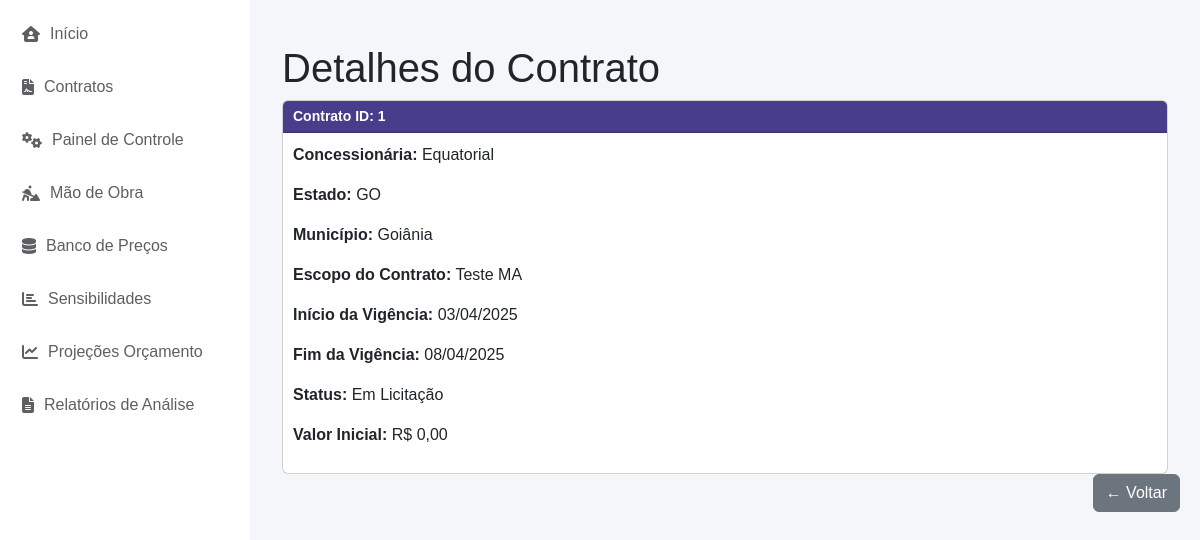
/cad_contrato/detalhes-contrato/1/, run on an earlier commit of the app's database.
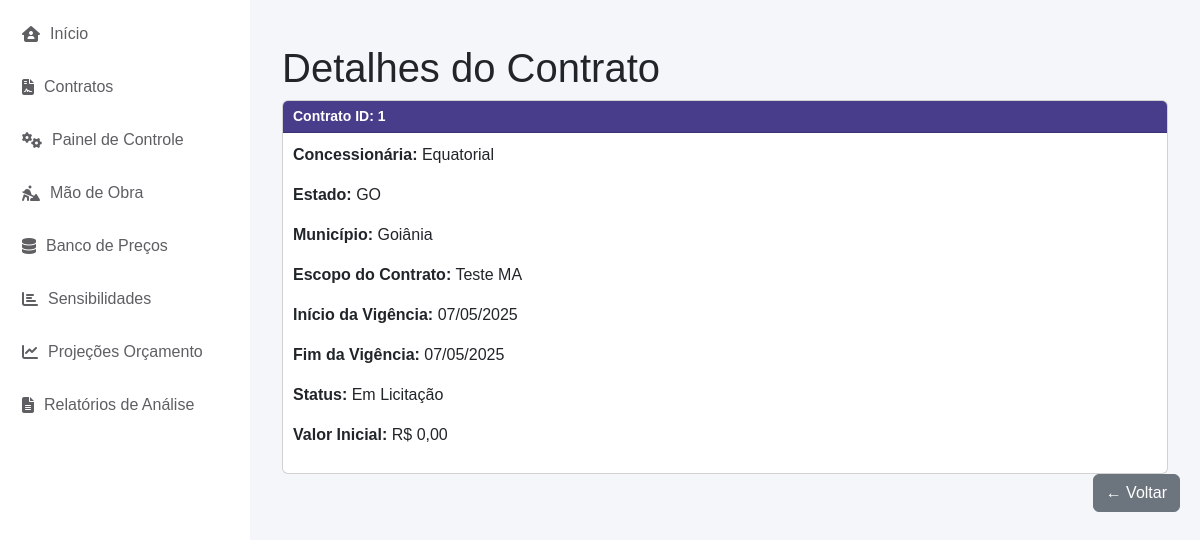
And on a later commit of the database.
### cad_contrato/models.py (models this page shows, shortened)
class CadastroContrato(models.Model):
    ESTADOS_CHOICES = [
        ('AC', 'Acre'),
        ('AL', 'Alagoas'),
        ('AP', 'Amapá'),
        ('AM', 'Amazonas'),
        ('BA', 'Bahia'),
        ('CE', 'Ceará'),
        ('DF', 'Distrito Federal'),
        ('ES', 'Espírito Santo'),
        ('GO', 'Goiás'),
        ('MA', 'Maranhão'),
        ('MT', 'Mato Grosso'),
        ('MS', 'Mato Grosso do Sul'),
        ('MG', 'Minas Gerais'),
        ('PA', 'Pará'),
        ('PB', 'Paraíba'),
        ('PR', 'Paraná'),
        ('PE', 'Pernambuco'),
        ('PI', 'Piauí'),
        ('RJ', 'Rio de Janeiro'),
        ('RN', 'Rio Grande do Norte'),
        ('RS', 'Rio Grande do Sul'),
        ('RO', 'Rondônia'),
        ('RR', 'Roraima'),
        ('SC', 'Santa Catarina'),
        ('SP', 'São Paulo'),
        ('SE', 'Sergipe'),
        ('TO', 'Tocantins'),
    ]
    STATUS_CHOICES = [
        ('EM_LICITACAO', 'Em Licitação'),
        ('EM_RENOVACAO', 'Em Renovação'),
        ('ATIVO', 'Ativo'),
        ('ENCERRADO', 'Encerrado'),
    ]
    contrato = models.AutoField(primary_key=True)
    concessionaria = models.CharField(max_length=100, default='Equatorial')
    estado = models.CharField(max_length=2, choices=ESTADOS_CHOICES, default='GO')
    municipio = models.CharField(max_length=100, default='Goiânia')
    escopo_contrato = models.CharField(max_length=255)
    inicio_vigencia_contrato = models.DateField(default='2025-01-01')
    fim_vigencia_contrato = models.DateField(default='2029-01-01')
    versao_base = models.ForeignKey('self', null=True, blank=True, on_delete=models.PROTECT, related_name='versoes')
    numero_versao = models.IntegerField(default=0)
    descricao_alteracao = models.TextField(blank=True)
    status_contrato = models.CharField(max_length=15, choices=STATUS_CHOICES, default='EM_LICITACAO', verbose_name="Status do Contrato")
    valor_inicial = models.DecimalField(max_digits=15, decimal_places=2, default=0.00, verbose_name="Valor Inicial do Contrato")
    created_at = models.DateTimeField(auto_now_add=True)
    updated_at = models.DateTimeField(auto_now=True)
    class Meta:
        ordering = ['-created_at']

### cad_contrato/views.py (the view)
# urls.py: path('detalhes-contrato/<int:pk>/', DetailContratosView.as_view(), name='detalhes_contrato'),
class DetailContratosView(DetailView):
    model = CadastroContrato
    template_name = 'detalhes_contrato.html'
    context_object_name = 'contrato'
    def get_object(self, queryset=None):
        contrato_id = self.kwargs.get('pk')  # 'pk' é o padrão usado pelo DetailView
        return CadastroContrato.objects.get(contrato=contrato_id)

### app/context_processors.py (called while the page is built)
def contrato_context(request):
    contrato_id = request.session.get('contrato_id')
    contrato = None
    if contrato_id:
        try:
            contrato = CadastroContrato.objects.get(contrato=contrato_id)
        except CadastroContrato.DoesNotExist:
            pass
    return {'contrato': contrato}

### cad_contrato/templates/detalhes_contrato.html
{% extends 'base.html' %}
{% block content %}
<div class="container-fluid mt-4">
    <h1>Detalhes do Contrato</h1>
    <div class="card">
        <div class="card-header">
            <strong>Contrato ID:</strong> {{ contrato.contrato }}
        </div>
        <div class="card-body">
            <p><strong>Concessionária:</strong> {{ contrato.concessionaria }}</p>
            <p><strong>Estado:</strong> {{ contrato.estado }}</p>
            <p><strong>Município:</strong> {{ contrato.municipio }}</p>
            <p><strong>Escopo do Contrato:</strong> {{ contrato.escopo_contrato }}</p>
            <p><strong>Início da Vigência:</strong> {{ contrato.inicio_vigencia_contrato|date:"d/m/Y" }}</p>
            <p><strong>Fim da Vigência:</strong> {{ contrato.fim_vigencia_contrato|date:"d/m/Y" }}</p>
            <p><strong>Status:</strong> {{ contrato.get_status_contrato_display }}</p>
            <p><strong>Valor Inicial:</strong> R$ {{ contrato.valor_inicial|floatformat:2 }}</p>
        </div>
    </div>
</div>
<div class="col-md-12 d-flex justify-content-end gap-2">
    <button type="button" class="btn btn-secondary" onclick="window.history.back();">
        ← Voltar
    </button>
</div>
{% endblock %}

What changed in the data, as far as the page shows it:
changed CadastroContrato "Equatorial": inicio_vigencia_contrato "03/04/2025" → "07/05/2025"; fim_vigencia_contrato "08/04/2025" → "07/05/2025"
